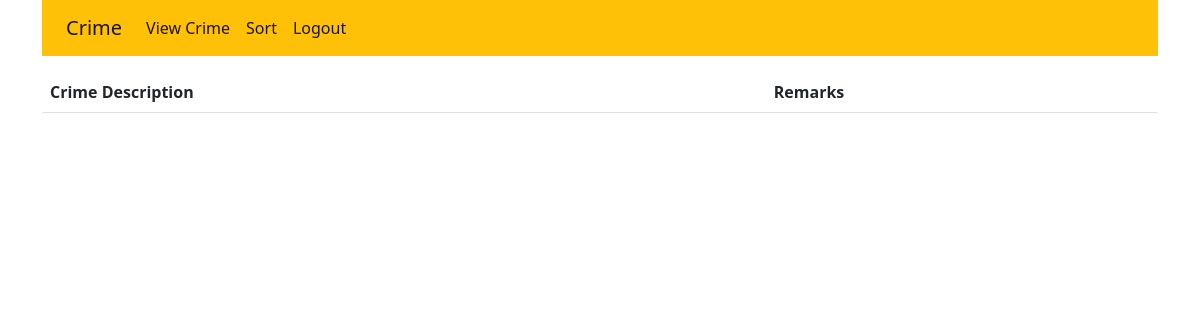
The app's page /view, older data.
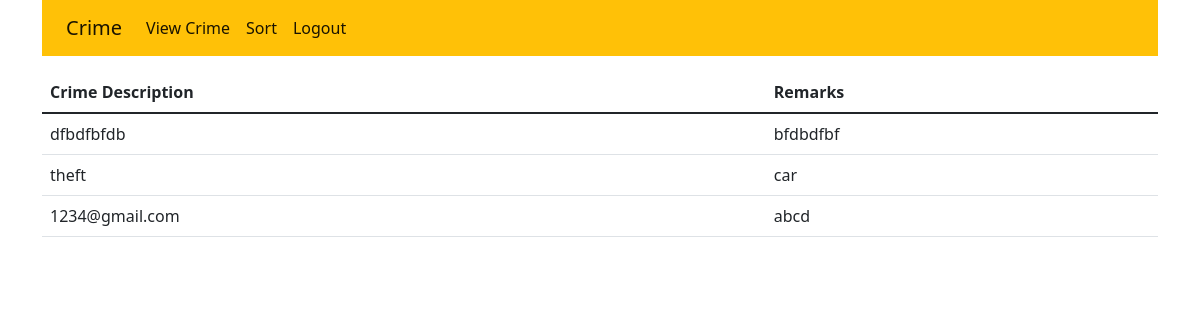
The same page, newer data.
### tables this page shows
CREATE TABLE crime(
                            id integer primary key autoincrement,
                            description text,
                            remarks text,
                            date text);

### Crime.py (the view)
@app.route('/view')
def View_report():
    cursor = data.cursor()
    count = cursor.execute("select * from crime")
    result = cursor.fetchall()
    return render_template("view.html",crime=result)

### templates/view.html
{% extends "common.html"%}
{% block content %}
<div class="container">
    <div class="row"><div class="col col-sm-6 col-md-8 col-lg-10 col-xl-12 col-xxl-12">
        <table class="table">
            <table class="table">
                <thead>
                  <tr>
                    <th scope="col">Crime Description</th>
                    <th scope="col">Remarks</th>
                  </tr>
                </thead>
                <tbody>
                    {% for i in crime %}
                    <tr>
                        <td>{{i[1]}}</td>
                        <td>{{i[2]}}</td>
                    </tr>
                    {% endfor %}
                </tbody>
              </table>
        </table>
    </div></div></div>
{% endblock %}

### templates/common.html (shortened to what this page needs)
<!DOCTYPE html>
<html lang="en">
<head>
    <link href="https://cdn.jsdelivr.net/npm/bootstrap@5.1.3/dist/css/bootstrap.min.css" rel="stylesheet">
</head>
<body>
    <div class="container"><div class="row"><div class="col col-sm-6 col-md-8 col-lg-10 col-xl-12 col-xxl-12">
        <nav class="navbar navbar-expand-lg navbar-light bg-warning">
            <div class="container-fluid">
              <a class="navbar-brand">Crime</a>
              <div class="collapse navbar-collapse" id="navbarNav">
                <ul class="navbar-nav">
                  <li class="nav-item">
                    <a class="nav-link active" aria-current="page" href="/view">View Crime</a>
                  </li>
                  <li class="nav-item">
                    <a class="nav-link active" href="/sort">Sort</a>
                  </li>
                  <li class="nav-item">
                    <a class="nav-link active" href="/logout">Logout</a>
                  </li>
                </ul>
              </div>
            </div>
          </nav>
    </div></div></div>
    {% block content %}
    {% endblock %}
</body>
</html>

Row changes from the older to the newer data that the page shows:
added crime: description "dfbdfbfdb", remarks "bfdbdfbf"
added crime: description "theft", remarks "car"
added crime: description "1234@gmail.com", remarks "abcd"
